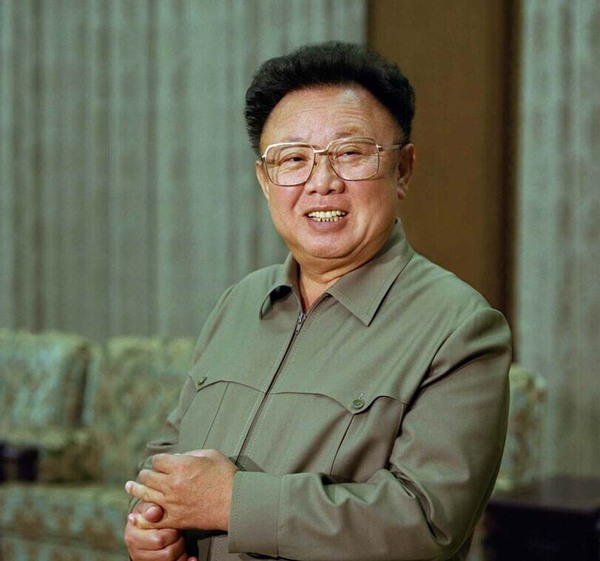
#> input picture AIE23/20191027/jin.jpg, 600 x 561 px
$ python '图像压缩.py'
#> lines starting #> are read from the running program, lines starting #| are printed output that depends on the picture
import matplotlib.image as mpimg # mpimg 用于读取图片
import matplotlib.pyplot as plt
import numpy as np
img = mpimg.imread('jin.jpg')
#> img is the input picture: shape (561, 600, 3); mean R, G, B 103.8, 106, 86.2
img = img[:, :, :]/255
print(np.shape(img))
#| (561, 600, 3)

a1, a2, a3 = 0.2989, 0.5870, 0.1140
img_gray = img[:,:,0]*a1+img[:,:,1]*a2+img[:,:,2]*a3
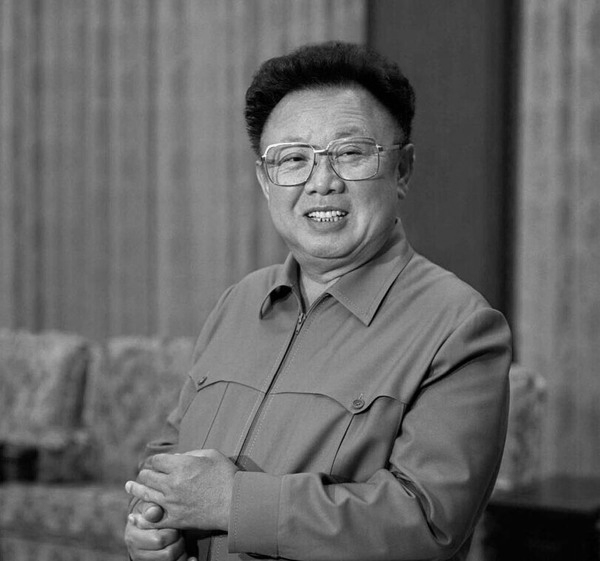
#> img_gray: shape (561, 600) float64; min 0, max 0.987, mean 0.404

plt.matshow(img_gray, cmap=plt.get_cmap("gray"))
plt.show()
